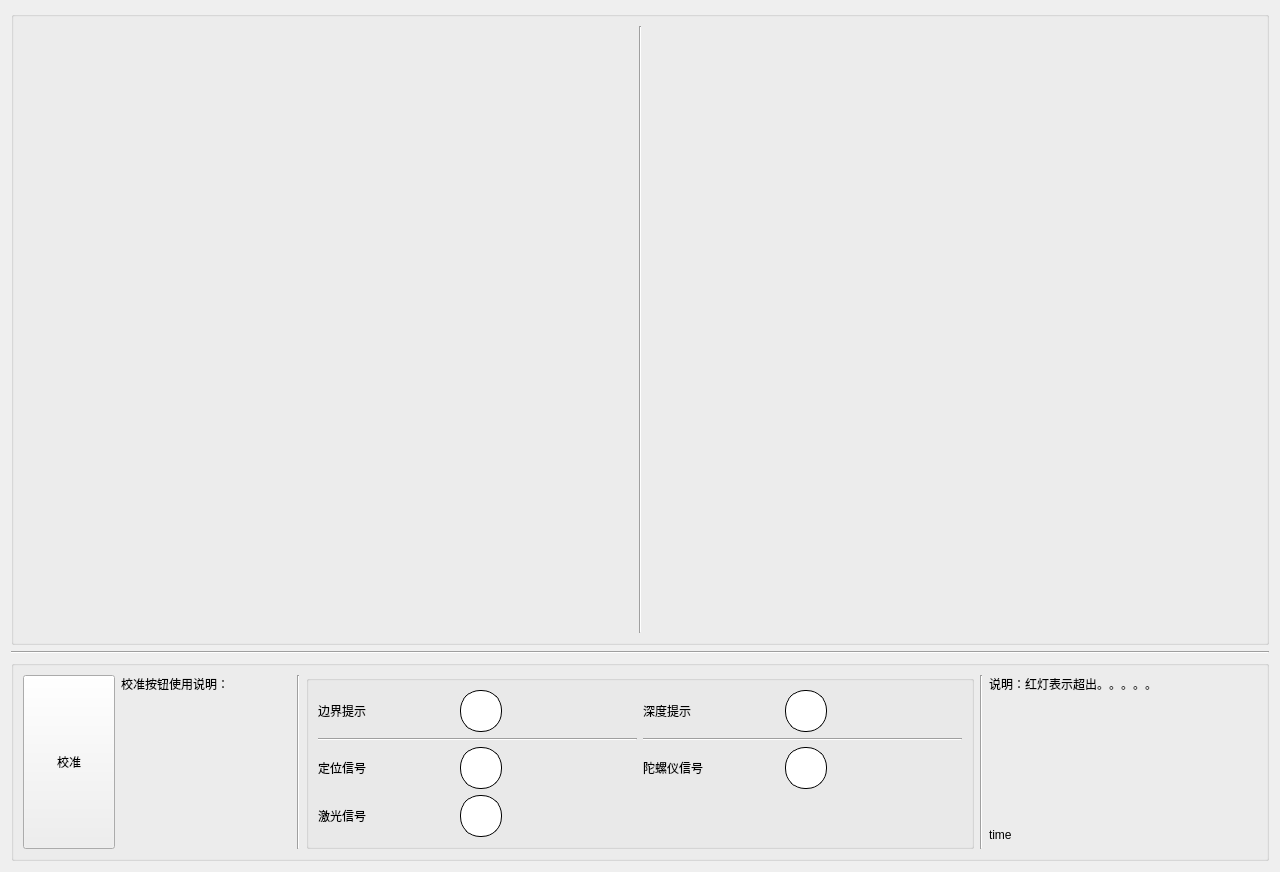
<?xml version="1.0" encoding="UTF-8"?>
<ui version="4.0">
 <class>Digger</class>
 <widget class="QWidget" name="Digger">
  <property name="geometry">
   <rect>
    <x>0</x>
    <y>0</y>
    <width>1280</width>
    <height>872</height>
   </rect>
  </property>
  <property name="windowTitle">
   <string>挖掘机·</string>
  </property>
  <layout class="QVBoxLayout" name="verticalLayout_4" stretch="5,1,0">
   <item>
    <widget class="QGroupBox" name="groupBox">
     <property name="title">
      <string/>
     </property>
     <layout class="QHBoxLayout" name="horizontalLayout_6">
      <item>
       <layout class="QHBoxLayout" name="horizontalLayout">
        <item>
         <widget class="QLabel" name="leftLabel">
          <property name="text">
           <string/>
          </property>
          <property name="alignment">
           <set>Qt::AlignCenter</set>
          </property>
         </widget>
        </item>
        <item>
         <widget class="Line" name="line">
          <property name="orientation">
           <enum>Qt::Vertical</enum>
          </property>
         </widget>
        </item>
        <item>
         <widget class="QLabel" name="rightLabel">
          <property name="text">
           <string/>
          </property>
          <property name="alignment">
           <set>Qt::AlignCenter</set>
          </property>
         </widget>
        </item>
       </layout>
      </item>
     </layout>
    </widget>
   </item>
   <item>
    <widget class="Line" name="line_2">
     <property name="orientation">
      <enum>Qt::Horizontal</enum>
     </property>
    </widget>
   </item>
   <item>
    <layout class="QHBoxLayout" name="horizontalLayout_9" stretch="0">
     <item>
      <widget class="QGroupBox" name="groupBox_3">
       <property name="title">
        <string/>
       </property>
       <layout class="QHBoxLayout" name="horizontalLayout_3" stretch="2,1,5,1,2">
        <item>
         <layout class="QHBoxLayout" name="horizontalLayout_2">
          <item>
           <widget class="QPushButton" name="calibration_button">
            <property name="enabled">
             <bool>true</bool>
            </property>
            <property name="sizePolicy">
             <sizepolicy hsizetype="Expanding" vsizetype="Expanding">
              <horstretch>0</horstretch>
              <verstretch>0</verstretch>
             </sizepolicy>
            </property>
            <property name="minimumSize">
             <size>
              <width>92</width>
              <height>0</height>
             </size>
            </property>
            <property name="maximumSize">
             <size>
              <width>92</width>
              <height>16777215</height>
             </size>
            </property>
            <property name="styleSheet">
             <string notr="true">font: 14pt &quot;微软雅黑&quot;;</string>
            </property>
            <property name="text">
             <string>校准</string>
            </property>
           </widget>
          </item>
          <item>
           <widget class="QLabel" name="calibration_text">
            <property name="contextMenuPolicy">
             <enum>Qt::DefaultContextMenu</enum>
            </property>
            <property name="styleSheet">
             <string notr="true">font: 75 12pt &quot;微软雅黑&quot;;</string>
            </property>
            <property name="text">
             <string>校准按钮使用说明：</string>
            </property>
            <property name="alignment">
             <set>Qt::AlignLeading|Qt::AlignLeft|Qt::AlignTop</set>
            </property>
           </widget>
          </item>
         </layout>
        </item>
        <item>
         <widget class="Line" name="line_3">
          <property name="orientation">
           <enum>Qt::Vertical</enum>
          </property>
         </widget>
        </item>
        <item>
         <widget class="QGroupBox" name="groupBox_2">
          <property name="title">
           <string/>
          </property>
          <layout class="QGridLayout" name="gridLayout">
           <item row="4" column="0">
            <layout class="QHBoxLayout" name="laser_h" stretch="1,4,1">
             <item>
              <widget class="QLabel" name="deep_warning_2">
               <property name="styleSheet">
                <string notr="true">font: 75 9pt &quot;微软雅黑&quot;;
font: 14pt &quot;微软雅黑&quot;;</string>
               </property>
               <property name="text">
                <string>激光信号</string>
               </property>
              </widget>
             </item>
             <item>
              <widget class="QLabel" name="laser_led">
               <property name="styleSheet">
                <string notr="true">min-width:40px;min-height:40px;max-width:40px;max-height:40px;border-radius:20px;border:1px solid black;background:white</string>
               </property>
               <property name="text">
                <string/>
               </property>
              </widget>
             </item>
             <item>
              <spacer name="horizontalSpacer_3">
               <property name="orientation">
                <enum>Qt::Horizontal</enum>
               </property>
               <property name="sizeHint" stdset="0">
                <size>
                 <width>40</width>
                 <height>20</height>
                </size>
               </property>
              </spacer>
             </item>
            </layout>
           </item>
           <item row="0" column="0">
            <layout class="QHBoxLayout" name="border_h" stretch="1,4,1">
             <item>
              <widget class="QLabel" name="border_warning">
               <property name="styleSheet">
                <string notr="true">font: 75 9pt &quot;微软雅黑&quot;;
font: 14pt &quot;微软雅黑&quot;;</string>
               </property>
               <property name="text">
                <string>边界提示</string>
               </property>
              </widget>
             </item>
             <item>
              <widget class="QLabel" name="edge_led">
               <property name="minimumSize">
                <size>
                 <width>42</width>
                 <height>42</height>
                </size>
               </property>
               <property name="styleSheet">
                <string notr="true">min-width:40px;min-height:40px;max-width:40px;max-height:40px;border-radius:20px;border:1px solid black;background:white</string>
               </property>
               <property name="text">
                <string/>
               </property>
              </widget>
             </item>
             <item>
              <spacer name="horizontalSpacer">
               <property name="orientation">
                <enum>Qt::Horizontal</enum>
               </property>
               <property name="sizeHint" stdset="0">
                <size>
                 <width>40</width>
                 <height>20</height>
                </size>
               </property>
              </spacer>
             </item>
            </layout>
           </item>
           <item row="2" column="0">
            <layout class="QHBoxLayout" name="gps_h" stretch="1,4,1">
             <item>
              <widget class="QLabel" name="gps_warning_3">
               <property name="styleSheet">
                <string notr="true">font: 75 9pt &quot;微软雅黑&quot;;
font: 14pt &quot;微软雅黑&quot;;</string>
               </property>
               <property name="text">
                <string>定位信号</string>
               </property>
              </widget>
             </item>
             <item>
              <widget class="QLabel" name="gps_led">
               <property name="styleSheet">
                <string notr="true">min-width:40px;min-height:40px;max-width:40px;max-height:40px;border-radius:20px;border:1px solid black;background:white</string>
               </property>
               <property name="text">
                <string/>
               </property>
              </widget>
             </item>
             <item>
              <spacer name="horizontalSpacer_2">
               <property name="orientation">
                <enum>Qt::Horizontal</enum>
               </property>
               <property name="sizeHint" stdset="0">
                <size>
                 <width>40</width>
                 <height>20</height>
                </size>
               </property>
              </spacer>
             </item>
            </layout>
           </item>
           <item row="0" column="1">
            <layout class="QHBoxLayout" name="deep_h" stretch="1,4,1">
             <item>
              <widget class="QLabel" name="deep_warning">
               <property name="styleSheet">
                <string notr="true">font: 75 9pt &quot;微软雅黑&quot;;
font: 14pt &quot;微软雅黑&quot;;</string>
               </property>
               <property name="text">
                <string>深度提示</string>
               </property>
              </widget>
             </item>
             <item>
              <widget class="QLabel" name="deep_led">
               <property name="styleSheet">
                <string notr="true">min-width:40px;min-height:40px;max-width:40px;max-height:40px;border-radius:20px;border:1px solid black;background:white</string>
               </property>
               <property name="text">
                <string/>
               </property>
              </widget>
             </item>
             <item>
              <spacer name="horizontalSpacer_9">
               <property name="orientation">
                <enum>Qt::Horizontal</enum>
               </property>
               <property name="sizeHint" stdset="0">
                <size>
                 <width>40</width>
                 <height>20</height>
                </size>
               </property>
              </spacer>
             </item>
            </layout>
           </item>
           <item row="2" column="1">
            <layout class="QHBoxLayout" name="gyro_h" stretch="1,4,1">
             <item>
              <widget class="QLabel" name="gyro_warning">
               <property name="styleSheet">
                <string notr="true">font: 75 9pt &quot;微软雅黑&quot;;
font: 14pt &quot;微软雅黑&quot;;</string>
               </property>
               <property name="text">
                <string>陀螺仪信号</string>
               </property>
              </widget>
             </item>
             <item>
              <widget class="QLabel" name="gyro_led">
               <property name="styleSheet">
                <string notr="true">min-width:40px;min-height:40px;max-width:40px;max-height:40px;border-radius:20px;border:1px solid black;background:white</string>
               </property>
               <property name="text">
                <string/>
               </property>
              </widget>
             </item>
             <item>
              <spacer name="horizontalSpacer_10">
               <property name="orientation">
                <enum>Qt::Horizontal</enum>
               </property>
               <property name="sizeHint" stdset="0">
                <size>
                 <width>40</width>
                 <height>20</height>
                </size>
               </property>
              </spacer>
             </item>
            </layout>
           </item>
           <item row="1" column="0">
            <widget class="Line" name="line_4">
             <property name="orientation">
              <enum>Qt::Horizontal</enum>
             </property>
            </widget>
           </item>
           <item row="1" column="1">
            <widget class="Line" name="line_6">
             <property name="orientation">
              <enum>Qt::Horizontal</enum>
             </property>
            </widget>
           </item>
          </layout>
         </widget>
        </item>
        <item>
         <widget class="Line" name="line_5">
          <property name="orientation">
           <enum>Qt::Vertical</enum>
          </property>
         </widget>
        </item>
        <item>
         <layout class="QVBoxLayout" name="verticalLayout_3" stretch="5,1">
          <item>
           <widget class="QLabel" name="label">
            <property name="contextMenuPolicy">
             <enum>Qt::DefaultContextMenu</enum>
            </property>
            <property name="styleSheet">
             <string notr="true">font: 75 12pt &quot;微软雅黑&quot;;</string>
            </property>
            <property name="text">
             <string>说明：红灯表示超出。。。。。</string>
            </property>
            <property name="alignment">
             <set>Qt::AlignLeading|Qt::AlignLeft|Qt::AlignTop</set>
            </property>
           </widget>
          </item>
          <item>
           <widget class="QLabel" name="time">
            <property name="styleSheet">
             <string notr="true">font: 75 9pt &quot;微软雅黑&quot;;
font: 14pt &quot;微软雅黑&quot;;</string>
            </property>
            <property name="text">
             <string>time</string>
            </property>
           </widget>
          </item>
         </layout>
        </item>
       </layout>
      </widget>
     </item>
    </layout>
   </item>
  </layout>
 </widget>
 <resources/>
 <connections>
  <connection>
   <sender>calibration_button</sender>
   <signal>clicked()</signal>
   <receiver>calibration_text</receiver>
   <slot>show()</slot>
   <hints>
    <hint type="sourcelabel">
     <x>383</x>
     <y>740</y>
    </hint>
    <hint type="destinationlabel">
     <x>530</x>
     <y>738</y>
    </hint>
   </hints>
  </connection>
 </connections>
</ui>
